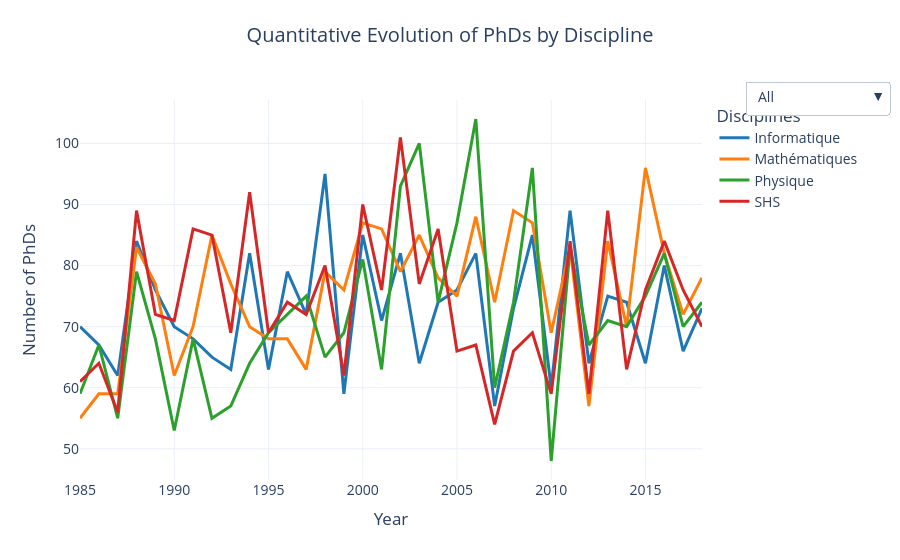

Notebook cell for this chart:
### Code cell
# Aggregate the data : count the quantity of PhD thesis by dicipline from 1985 to 2018
discipline_count2= phd_simp_df.groupby(['Année','Discipline']).size().reset_index(name= 'Count')
discipline_count2.head(10)


# Define a professional color palette
colors = {
    'Informatique': '#1f77b4',  # Blue
    'Mathématiques': '#ff7f0e',  # Orange
    'Physique': '#2ca02c',  # Green
    'SHS': '#d62728'  # Red
}

# Create the figure
fig = go.Figure()

# Loop through each discipline to add a line trace
for discipline in discipline_count2['Discipline'].unique():
    discipline_df = discipline_count2[discipline_count2['Discipline'] == discipline]
    
    # Add a line trace for each discipline
    fig.add_trace(go.Scatter(
        x=discipline_df['Année'],
        y=discipline_df['Count'],
        mode='lines',
        name=discipline,
        line=dict(color=colors[discipline], width=3),
    ))

# Create dropdown buttons for each discipline
dropdown_buttons = [
    {'label': 'All', 'method': 'update', 'args': [{'visible': [True, True, True, True]}, {'title': 'Quantitative Evolution of PhDs by Discipline'}]},
    {'label': 'Informatique', 'method': 'update', 'args': [{'visible': [True, False, False, False]}, {'title': 'Informatique: Quantitative Evolution of PhDs'}]},
    {'label': 'Mathématiques', 'method': 'update', 'args': [{'visible': [False, True, False, False]}, {'title': 'Mathématiques: Quantitative Evolution of PhDs'}]},
    {'label': 'Physique', 'method': 'update', 'args': [{'visible': [False, False, True, False]}, {'title': 'Physique: Quantitative Evolution of PhDs'}]},
    {'label': 'SHS', 'method': 'update', 'args': [{'visible': [False, False, False, True]}, {'title': 'SHS: Quantitative Evolution of PhDs'}]}
]

# Update the figure to add the dropdown menu
fig.update_layout(
    updatemenus=[
        {
            'type': 'dropdown',
            'x': 1.3,
            'y': 1.05,
            'showactive': True,
            'buttons': dropdown_buttons
        }
    ],
     title={
        'text': 'Quantitative Evolution of PhDs by Discipline',
        'x': 0.5,  # Center the title horizontally
        'xanchor': 'center',
        'y': 0.95  # Adjust vertical position of the title
    },
    xaxis_title='Year',
    yaxis_title='Number of PhDs',
    template='plotly_white',
    font=dict(size=14),
    legend_title_text='Disciplines',
    hovermode='x unified'
)

# Save the Plotly selector widget as a standalone HTML file
html_content = fig.to_html(full_html=False)

# Write only the selector widget to an HTML file
with open("selector_interactive_widget.html", "w") as file:
    file.write(html_content)

# Show the plot
fig.show()

### Figure 1 — Plotly figure (JSON) as saved in the notebook; plotly's stock layout.template omitted (floating-point values rounded to 4 significant figures)
{"data": [{"line": {"color": "#1f77b4", "width": 3}, "mode": "lines", "name": "Informatique", "type": "scatter", "x": [1985, 1986, 1987, 1988, 1989, 1990, 1991, 1992, 1993, 1994, 1995, 1996, 1997, 1998, 1999, 2000, 2001, 2002, 2003, 2004, 2005, 2006, 2007, 2008, 2009, 2010, 2011, 2012, 2013, 2014, 2015, 2016, 2017, 2018], "y": [70, 67, 62, 84, 76, 70, 68, 65, 63, 82, 63, 79, 72, 95, 59, 85, 71, 82, 64, 74, 76, 82, 57, 73, 85, 60, 89, 64, 75, 74, 64, 80, 66, 73]}, {"line": {"color": "#ff7f0e", "width": 3}, "mode": "lines", "name": "Mathématiques", "type": "scatter", "x": [1985, 1986, 1987, 1988, 1989, 1990, 1991, 1992, 1993, 1994, 1995, 1996, 1997, 1998, 1999, 2000, 2001, 2002, 2003, 2004, 2005, 2006, 2007, 2008, 2009, 2010, 2011, 2012, 2013, 2014, 2015, 2016, 2017, 2018], "y": [55, 59, 59, 83, 77, 62, 70, 85, 77, 70, 68, 68, 63, 79, 76, 87, 86, 79, 85, 78, 75, 88, 74, 89, 87, 69, 83, 57, 84, 70, 96, 82, 72, 78]}, {"line": {"color": "#2ca02c", "width": 3}, "mode": "lines", "name": "Physique", "type": "scatter", "x": [1985, 1986, 1987, 1988, 1989, 1990, 1991, 1992, 1993, 1994, 1995, 1996, 1997, 1998, 1999, 2000, 2001, 2002, 2003, 2004, 2005, 2006, 2007, 2008, 2009, 2010, 2011, 2012, 2013, 2014, 2015, 2016, 2017, 2018], "y": [59, 67, 55, 79, 68, 53, 68, 55, 57, 64, 69, 72, 75, 65, 69, 81, 63, 93, 100, 74, 87, 104, 60, 74, 96, 48, 83, 67, 71, 70, 75, 82, 70, 74]}, {"line": {"color": "#d62728", "width": 3}, "mode": "lines", "name": "SHS", "type": "scatter", "x": [1985, 1986, 1987, 1988, 1989, 1990, 1991, 1992, 1993, 1994, 1995, 1996, 1997, 1998, 1999, 2000, 2001, 2002, 2003, 2004, 2005, 2006, 2007, 2008, 2009, 2010, 2011, 2012, 2013, 2014, 2015, 2016, 2017, 2018], "y": [61, 64, 56, 89, 72, 71, 86, 85, 69, 92, 69, 74, 72, 80, 62, 90, 76, 101, 77, 86, 66, 67, 54, 66, 69, 59, 84, 59, 89, 63, 76, 84, 76, 70]}], "layout": {"font": {"size": 14}, "hovermode": "x unified", "legend": {"title": {"text": "Disciplines"}}, "title": {"text": "Quantitative Evolution of PhDs by Discipline", "x": 0.5, "xanchor": "center", "y": 0.95}, "updatemenus": [{"buttons": [{"args": [{"visible": [true, true, true, true]}, {"title": "Quantitative Evolution of PhDs by Discipline"}], "label": "All", "method": "update"}, {"args": [{"visible": [true, false, false, false]}, {"title": "Informatique: Quantitative Evolution of PhDs"}], "label": "Informatique", "method": "update"}, {"args": [{"visible": [false, true, false, false]}, {"title": "Mathématiques: Quantitative Evolution of PhDs"}], "label": "Mathématiques", "method": "update"}, {"args": [{"visible": [false, false, true, false]}, {"title": "Physique: Quantitative Evolution of PhDs"}], "label": "Physique", "method": "update"}, {"args": [{"visible": [false, false, false, true]}, {"title": "SHS: Quantitative Evolution of PhDs"}], "label": "SHS", "method": "update"}], "showactive": true, "type": "dropdown", "x": 1.3, "y": 1.05}], "xaxis": {"title": {"text": "Year"}}, "yaxis": {"title": {"text": "Number of PhDs"}}}}
